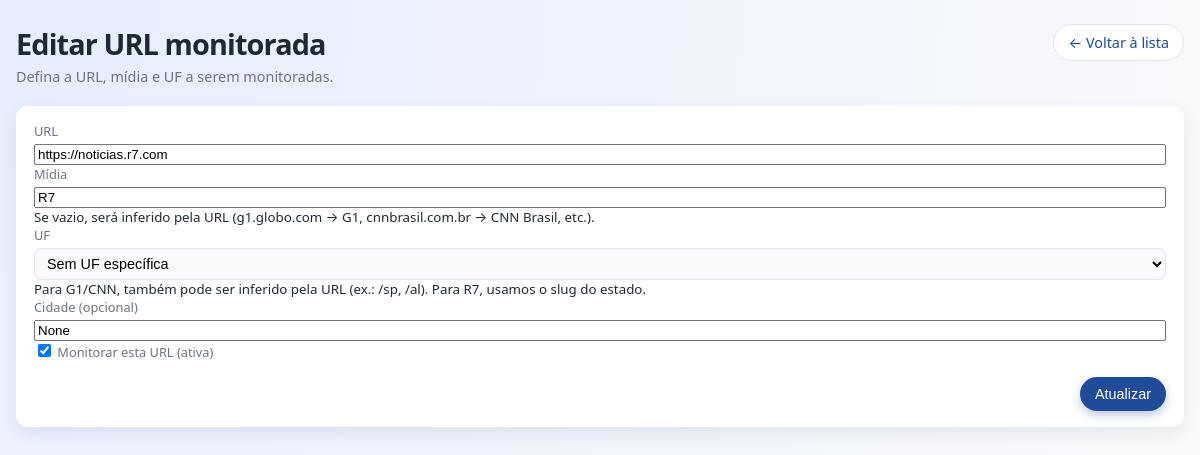
/urls/3/edit, run on the app's committed database.
### models.py (models this page shows)
class MonitoredURL(Base):
    __tablename__ = "monitored_urls"
    id = Column(Integer, primary_key=True, autoincrement=True)
    url = Column(String(500), unique=True, nullable=False)
    media = Column(String(50), nullable=False, index=True)   # "G1", "CNN Brasil", "R7"
    uf = Column(String(2), nullable=True, index=True)
    city = Column(String(100), nullable=True)
    is_active = Column(Boolean, default=True, nullable=False)
    created_at = Column(DateTime, default=dt.datetime.utcnow, nullable=False)
    updated_at = Column(
        DateTime,
        default=dt.datetime.utcnow,
        onupdate=dt.datetime.utcnow,
        nullable=False,
    )

### app.py (the view, shortened to what this page needs)
    @app.route("/urls/<int:url_id>/edit", methods=["GET", "POST"])
    def url_edit(url_id: int):
        session = SessionLocal()
        try:
            url_obj = session.get(MonitoredURL, url_id)
            if not url_obj:
                return redirect(url_for("url_list"))
            return render_template(
                "url_form.html",
                form_title="Editar URL monitorada",
                submit_label="Atualizar",
                url_obj=url_obj,
                uf_list=UF_LIST,
                media_suggestions=MEDIA_SUGGESTIONS,
            )
        finally:
            session.close()

### templates/url_form.html (shortened to what this page needs)
<!DOCTYPE html>
<html lang="pt-BR">
<head>
    <link rel="stylesheet" href="{{ url_for('static', filename='style.css') }}" />
</head>
<body>
<div class="page">
    <header class="header">
        <div>
            <h1>{{ form_title }}</h1>
            <p class="subtitle">Defina a URL, mídia e UF a serem monitoradas.</p>
        </div>
        <div class="header-actions">
            <a href="{{ url_for('url_list') }}" class="btn btn-secondary">
                ← Voltar à lista
            </a>
        </div>
    </header>
    <section class="card">
        <form method="post" class="url-form">
            <div class="filter-group">
                <label for="url">URL</label>
                <input
                    type="url"
                    id="url"
                    name="url"
                    required
                    value="{{ url_obj.url if url_obj else '' }}"
                    placeholder="https://g1.globo.com"
                />
            </div>
            <div class="filter-group">
                <label for="media">Mídia</label>
                <input
                    list="media-options"
                    id="media"
                    name="media"
                    value="{{ url_obj.media if url_obj else '' }}"
                    placeholder="Ex.: G1, CNN Brasil, R7"
                />
                <small class="hint">
                    Se vazio, será inferido pela URL (g1.globo.com → G1, cnnbrasil.com.br → CNN Brasil, etc.).
                </small>
            </div>
            <div class="filter-group">
                <label for="uf">UF</label>
                <select id="uf" name="uf">
                    <option value="NONE">Sem UF específica</option>
                </select>
                <small class="hint">
                    Para G1/CNN, também pode ser inferido pela URL (ex.: /sp, /al). Para R7, usamos o slug do estado.
                </small>
            </div>
            <div class="filter-group">
                <label for="city">Cidade (opcional)</label>
                <input
                    type="text"
                    id="city"
                    name="city"
                    value="{{ url_obj.city if url_obj else '' }}"
                    placeholder="Ex.: São Paulo"
                />
            </div>
            <div class="filter-group">
                <label>
                    <input
                        type="checkbox"
                        name="is_active"
                        {% if not url_obj or url_obj.is_active %}checked{% endif %}
                    />
                    Monitorar esta URL (ativa)
                </label>
            </div>
            <div class="form-actions">
                <button type="submit" class="btn btn-primary">{{ submit_label }}</button>
            </div>
        </form>
    </section>
</div>
</body>
</html>

### static/style.css (style rules this page uses)
:root { --bg: #f4f5fb; --card-bg: #ffffff; --border-subtle: #e0e3f0; --text-main: #1f2933; --text-subtle: #6b7280; --primary: #1f4b99; --primary-soft: #e0ecff; --accent: #10b981; --danger: #ef4444; --shadow-soft: 0 6px 18px rgba(15, 23, 42, 0.08); --radius-lg: 12px; --radius-full: 999px; }
*, *::before, *::after { box-sizing: border-box; }
body { margin: 0; font-family: system-ui, -apple-system, BlinkMacSystemFont, "Segoe UI", sans-serif; background: radial-gradient(circle at top left, #e5edff, #f9fafb); color: var(--text-main); }
.page { max-width: 1200px; margin: 0 auto; padding: 24px 16px 40px; }
.header { display: flex; align-items: flex-start; justify-content: space-between; gap: 16px; margin-bottom: 20px; }
.header h1 { margin: 0; font-size: 1.8rem; letter-spacing: -0.03em; }
.subtitle { margin: 4px 0 0; color: var(--text-subtle); font-size: 0.9rem; }
.header-actions { display: flex; flex-direction: row; gap: 8px; }
.btn { display: inline-flex; align-items: center; justify-content: center; padding: 8px 14px; font-size: 0.9rem; border-radius: var(--radius-full); border: 1px solid transparent; text-decoration: none; cursor: pointer; white-space: nowrap; transition: background 0.15s ease, color 0.15s ease, border-color 0.15s ease, box-shadow 0.15s ease, transform 0.05s ease; }
.btn-primary { background: var(--primary); color: #ffffff; box-shadow: 0 4px 10px rgba(31, 75, 153, 0.3); }
.btn-secondary { background: #ffffff; color: var(--primary); border-color: var(--border-subtle); }
.card { background: var(--card-bg); border-radius: var(--radius-lg); box-shadow: var(--shadow-soft); padding: 16px 18px; }
.filter-group { display: flex; flex-direction: column; min-width: 180px; }
.filter-group label { font-size: 0.8rem; color: var(--text-subtle); margin-bottom: 4px; }
.filter-group select, .filter-group input[type="date"] { border-radius: 8px; border: 1px solid var(--border-subtle); padding: 6px 8px; font-size: 0.9rem; background: #f9fafb; min-width: 160px; }
.form-actions { margin-top: 12px; display: flex; justify-content: flex-end; }

### data on the page
MonitoredURL: url "https://noticias.r7.com", media "R7", city "None", is_active "☑"

### other printed values
{{ submit_label }} "Atualizar"
